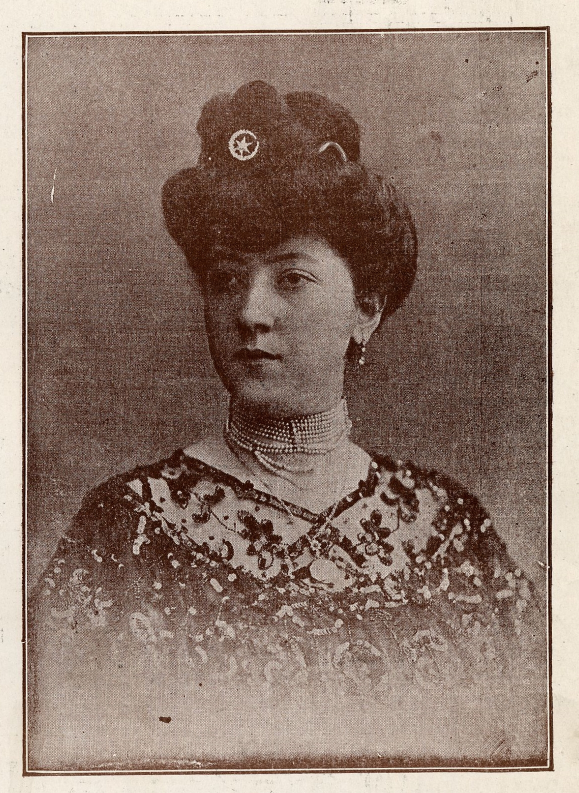
#> input picture samples/117996748.jpg, 1157 x 1586 px, given as the content of the folder ../samples/117996748.jpg, which was not available (shown at 1/2 size)
$ python damage_synth.py ../samples/117996748.jpg
#> lines starting #> are read from the running program, lines starting #| are printed output that depends on the picture; after the words box and inside, x2 and y2 are one past the last pixel; in counts of white or black regions, pixels touching at a corner belong together; pictures that were not available may be replaced by others from this repository, and a replacement may not be noted
import cv2, numpy as np, random
from math import comb
from pathlib import Path

def _bezier(pts, n=200):
    pts = np.array(pts, float); t = np.linspace(0, 1, n)[:, None]; k = len(pts) - 1
    return sum(comb(k, i) * t**i * (1 - t)**(k - i) * pts[i] for i in range(k + 1)).astype(np.int32)

def _noise(rng, h, w, sigma):
    n = cv2.GaussianBlur(rng.normal(0, 1, (h, w)).astype(np.float32), (0, 0), sigma)
    return n / (n.std() + 1e-6)

def _fill_paper(x, m, rng):
    """What shows through lost emulsion: textured paper (mostly light), sometimes a dark mount or grey card."""
    h, w = m.shape
    r = rng.random()
    base = rng.uniform(190, 250) if r < 0.7 else (rng.uniform(20, 70) if r < 0.9 else rng.uniform(110, 170))
    tex = _noise(rng, h, w, rng.uniform(0.8, 3)) * rng.uniform(3, 12) + rng.normal(0, rng.uniform(1, 5), (h, w))
    tint = np.array([rng.uniform(.85, .97), rng.uniform(.92, 1.0), 1.0])
    x[m == 1] = (base + tex[m == 1])[:, None] * tint

def scratches(x, mask, rng):
    h, w = mask.shape
    for _ in range(rng.integers(1, 5)):
        n = 2 if rng.random() < 0.6 else 3
        pts = [(rng.integers(0, w), rng.integers(0, h)) for _ in range(n)]
        th = int(rng.choice([1, 1, 2, 2, 3, 4, 5]))
        layer = np.zeros((h, w), np.uint8)
        cv2.polylines(layer, [_bezier(pts)], False, 255, th, cv2.LINE_AA)
        a = cv2.GaussianBlur(layer, (3, 3), 0).astype(np.float32) / 255 * rng.uniform(0.6, 0.95)
        val = rng.uniform(190, 245) if rng.random() < 0.7 else rng.uniform(10, 60)
        x[:] = x * (1 - a[..., None]) + val * a[..., None]
        mask[a > 0.3] = 1

# [30 lines left out: functions _ragged, tear, hole, not called in this run]

def rip(x, mask, rng):
    """A tear running ACROSS the photo: a jagged band of varying width with fibrous edges."""
    h, w = mask.shape
    if rng.random() < 0.5:
        p0, p1 = (0.0, rng.uniform(.1, .9) * h), (float(w), rng.uniform(.1, .9) * h)
    else:
        p0, p1 = (rng.uniform(.1, .9) * w, 0.0), (rng.uniform(.1, .9) * w, float(h))
    n = int(rng.integers(8, 18)); t = np.linspace(0, 1, n)
    dx, dy = p1[0] - p0[0], p1[1] - p0[1]; L = np.hypot(dx, dy) + 1e-6
    j = rng.normal(0, 0.04 * min(h, w), n)
    pts = np.stack([p0[0] + dx * t - dy / L * j, p0[1] + dy * t + dx / L * j], 1).astype(np.int32)
    line = np.zeros((h, w), np.uint8); cv2.polylines(line, [pts], False, 255, 1)
    dist = cv2.distanceTransform(255 - line, cv2.DIST_L2, 3)
    half = rng.uniform(3, 30)
    m = (dist < half * (1 + 0.4 * _noise(rng, h, w, 30)) + rng.uniform(1, 3) * _noise(rng, h, w, rng.uniform(1, 3))).astype(np.uint8)
    _fill_paper(x, m, rng); mask |= m

def craquelure(x, mask, rng):
    """A network of fine branching cracks (cracked emulsion, cracked glass plates)."""
    h, w = mask.shape
    layer = np.zeros((h, w), np.uint8)
    cx0, cy0 = rng.uniform(0, w), rng.uniform(0, h)
    for _ in range(rng.integers(3, 10)):
        x0, y0 = cx0 + rng.normal(0, w * .2), cy0 + rng.normal(0, h * .2)
        ang = rng.uniform(0, 2 * np.pi); pts = [(x0, y0)]
        for _ in range(rng.integers(5, 20)):
            ang += rng.normal(0, .5); st = rng.uniform(10, 40)
            x0 += np.cos(ang) * st; y0 += np.sin(ang) * st; pts.append((x0, y0))
            if rng.random() < .25:
                ba, bx, by = ang + rng.choice([-1, 1]) * rng.uniform(.5, 1.2), x0, y0; bp = [(bx, by)]
                for _ in range(rng.integers(2, 6)):
                    ba += rng.normal(0, .4); bs = rng.uniform(8, 25)
                    bx += np.cos(ba) * bs; by += np.sin(ba) * bs; bp.append((bx, by))
                cv2.polylines(layer, [np.array(bp, np.int32)], False, 255, int(rng.integers(1, 3)), cv2.LINE_AA)
        cv2.polylines(layer, [np.array(pts, np.int32)], False, 255, int(rng.integers(1, 4)), cv2.LINE_AA)
    a = layer.astype(np.float32) / 255 * rng.uniform(.6, 1.0)
    val = rng.uniform(200, 250) if rng.random() < .6 else rng.uniform(10, 50)
    x[:] = x * (1 - a[..., None]) + val * a[..., None]
    mask[a > 0.3] = 1

# [38 lines left out: functions flaking, foxing, crease, not called in this run]

def dust(x, mask, rng):
    h, w = mask.shape
    for _ in range(rng.integers(5, 60)):
        c = (int(rng.integers(0, w)), int(rng.integers(0, h))); r = int(rng.integers(1, 4))
        v = float(rng.uniform(220, 255) if rng.random() < 0.6 else rng.uniform(0, 35))
        cv2.circle(x, c, r, (v, v, v), -1); cv2.circle(mask, c, r, 1, -1)

def age(x, rng):
    """Global aging. NOT added to the mask: these pixels still carry information."""
    c = rng.uniform(0.55, 1.0)
    x[:] = (x - 128) * c + 128 + rng.uniform(-10, 40)
    if rng.random() < 0.6:
        x[:] = x * np.array([rng.uniform(.7, .88), rng.uniform(.9, .98), 1.0])
    x[:] = x + rng.normal(0, rng.uniform(1, 7), x.shape)

def degrade(img, rng):
    """Low-res, blurry, re-compressed copies, like scans and photos found online. Mask unchanged."""
    h, w = img.shape[:2]
    if rng.random() < 0.5:
        s = rng.uniform(0.3, 0.7)
        small = cv2.resize(img, (max(8, int(w * s)), max(8, int(h * s))), interpolation=cv2.INTER_AREA)
        img = cv2.resize(small, (w, h), interpolation=cv2.INTER_CUBIC if rng.random() < .5 else cv2.INTER_LINEAR)
    if rng.random() < 0.3:
        img = cv2.GaussianBlur(img, (0, 0), rng.uniform(0.5, 1.2))
    _, enc = cv2.imencode(".jpg", img, [cv2.IMWRITE_JPEG_QUALITY, int(rng.integers(30, 96))])
    return cv2.imdecode(enc, cv2.IMREAD_COLOR)

OPS = [(scratches, .6), (tear, .25), (hole, .3), (rip, .35), (craquelure, .3),
       (flaking, .25), (foxing, .35), (crease, .25), (dust, .5)]

def damage(img, rng=None):
    """img: HxWx3 uint8 BGR. Returns (damaged uint8 BGR, mask uint8 0/1 of lost-content pixels)."""
    rng = rng or np.random.default_rng()
    if rng.random() < 0.7:
        img = cv2.cvtColor(cv2.cvtColor(img, cv2.COLOR_BGR2GRAY), cv2.COLOR_GRAY2BGR)
    x = img.astype(np.float32); mask = np.zeros(img.shape[:2], np.uint8)
    if rng.random() > 0.08:
        for f, p in OPS:
            if rng.random() < p:
                f(x, mask, rng)
    age(x, rng)
    return degrade(np.clip(x, 0, 255).astype(np.uint8), rng), mask

if __name__ == "__main__":
    # Preview: python training/damage_synth.py [folder]  ->  data/preview/*.png  (clean | damaged | mask)
    import sys
    src = Path(sys.argv[1]) if len(sys.argv) > 1 else Path("data/clean")
    files = sorted(src.glob("*.jpg")) + sorted(src.glob("*.png")); random.shuffle(files)
    out = Path("data/preview"); out.mkdir(parents=True, exist_ok=True)
    for i, f in enumerate(files[:12]):
        img = cv2.imread(str(f))
#> img is the input picture: shape (1586, 1157, 3); mean B, G, R 110.1, 121.9, 142.9
        if img is None:
            continue
        img = cv2.resize(img, (512, int(512 * img.shape[0] / img.shape[1])))
#> img: shape (701, 512, 3)
        d, m = damage(img)
#> in damage, `img = cv2.cvtColor(cv2.cvtColor(img, cv2.COLOR_BGR2GRAY), cv2.COLOR_GR..`:
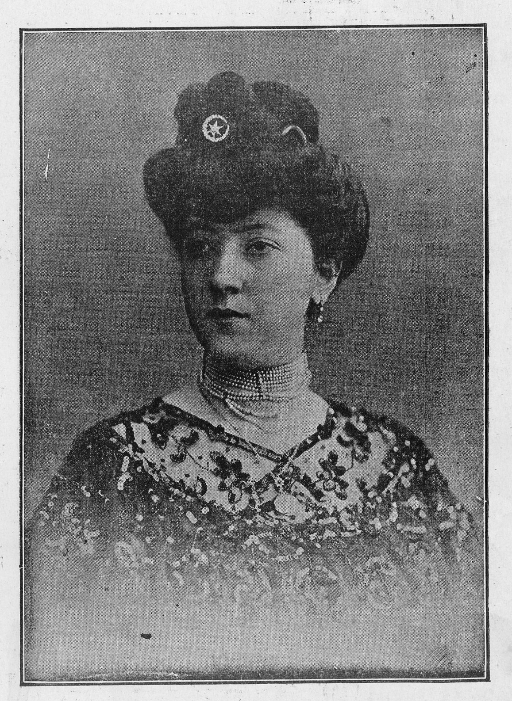
#> img: shape (701, 512, 3); min 7, max 248, mean 126.6
#> after the loop in damage, `for f, p in OPS:`:
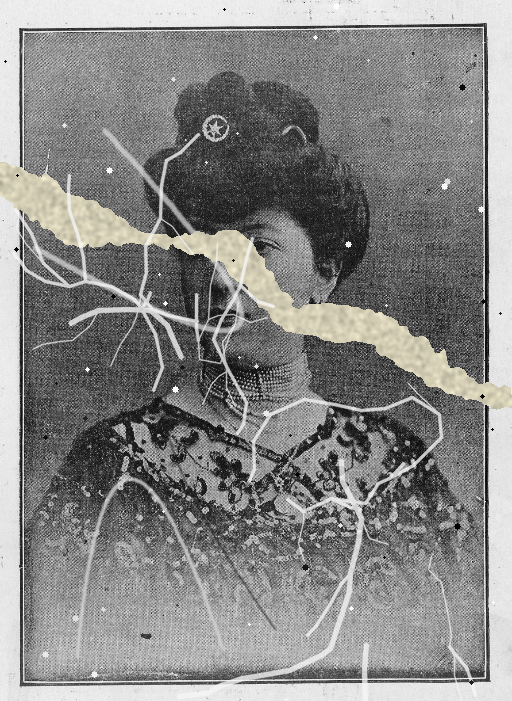
#> x: shape (701, 512, 3) float32; mean B, G, R 134.1, 135.3, 135.5
#> in degrade, `small = cv2.resize(img, (max(8, int(w * s)), max(8, int(h * s))), inte..`:
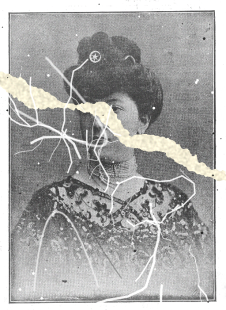
#> small: shape (310, 226, 3); mean of channels 0, 1, 2 167.5, 168.6, 168.9; drawn as B, G, R
#> in degrade, `small = cv2.resize(img, (max(8, int(w * s)), max(8, int(h * s))), inte..`:
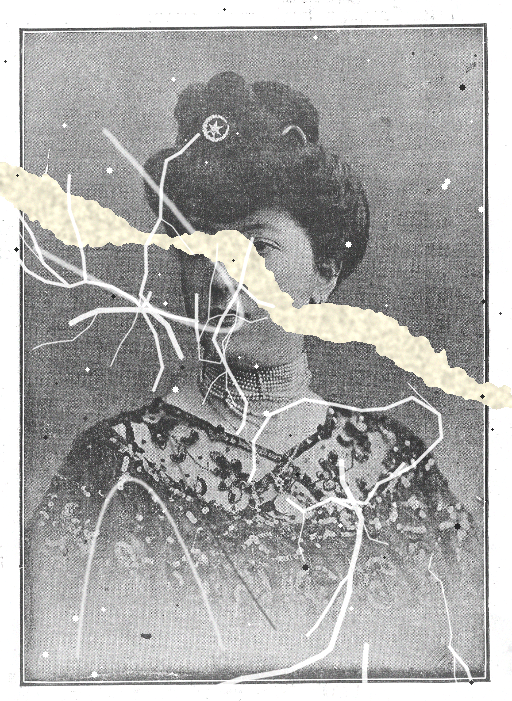
#> img: shape (701, 512, 3); mean of channels 0, 1, 2 167.5, 168.6, 168.9; drawn as B, G, R
#> in degrade, `img = cv2.resize(small, (w, h), interpolation=cv2.INTER_CUBIC if rng.r..`:
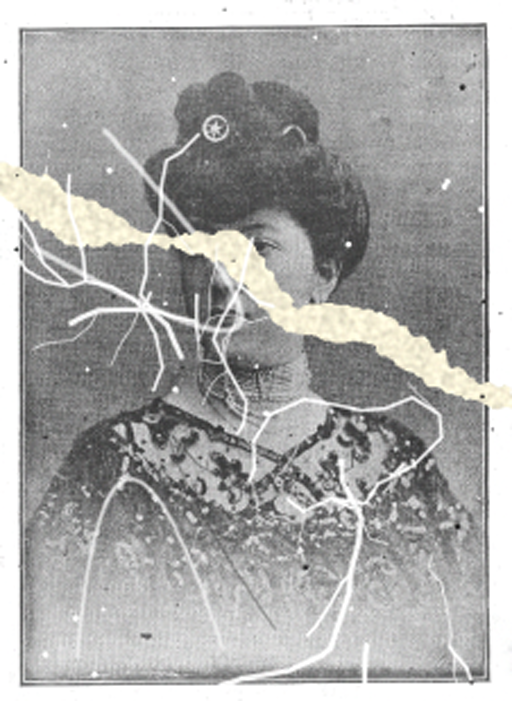
#> img: shape (701, 512, 3); mean of channels 0, 1, 2 167.4, 168.6, 168.8; drawn as B, G, R
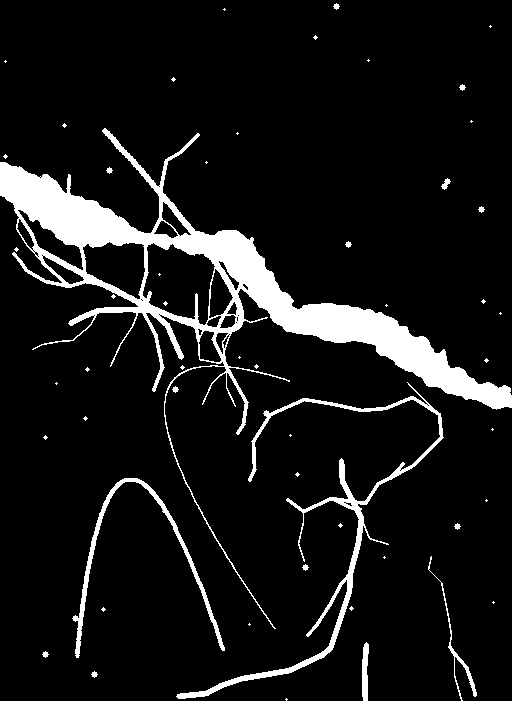
#> m: shape (701, 512); values 0 (black) and 1 (white), 9% white; 53 white regions (37 under 20 px), largest, box (x1, y1, x2, y2) and area: (0, 128, 512, 629) 24896, (176, 382, 444, 699) 4202, (72, 478, 225, 658) 1763
        cv2.imwrite(str(out / f"{i:02d}.png"), np.hstack([img, d, cv2.cvtColor(m * 255, cv2.COLOR_GRAY2BGR)]))
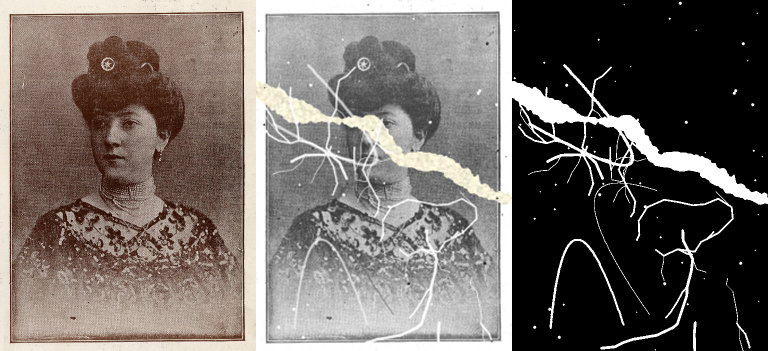
#> saved as 00.png: shape (701, 1536, 3) (shown at 1/2 size); mean B, G, R 100.1, 104.4, 111.5
    print("wrote previews to", out)

$ run again, on samples/117996750.jpg
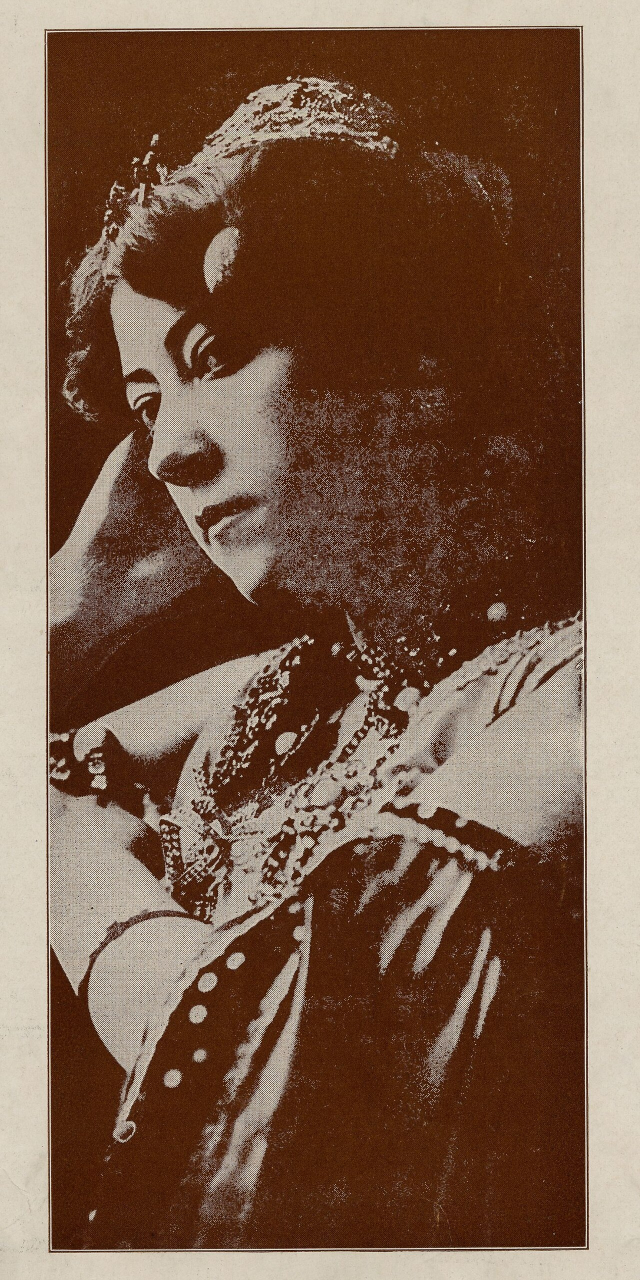
#> input picture samples/117996750.jpg, 1280 x 2560 px, given as the content of the folder ../samples/117996750.jpg, which was not available (shown at 1/2 size)
#> img is the input picture: shape (2560, 1280, 3); mean B, G, R 76.3, 95.2, 124
#> after the loop in damage, `for f, p in OPS:`:
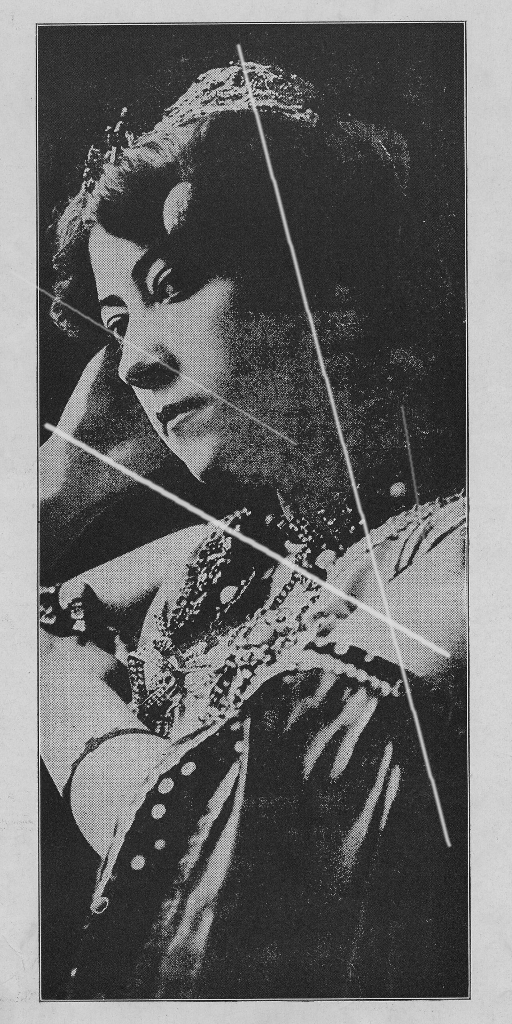
#> x: shape (1024, 512, 3) float32; min 12, max 246, mean 103
#> m: shape (1024, 512); values 0 (black) and 1 (white), 1.3% white; 3 white regions, box (x1, y1, x2, y2) and area: (44, 44, 451, 847) 6198, (11, 271, 297, 445) 603, (402, 406, 424, 542) 151
#> `cv2.imwrite(str(out / f"{i:02d}.png"), np.hstack([img, d, cv2.cvtColor..`:
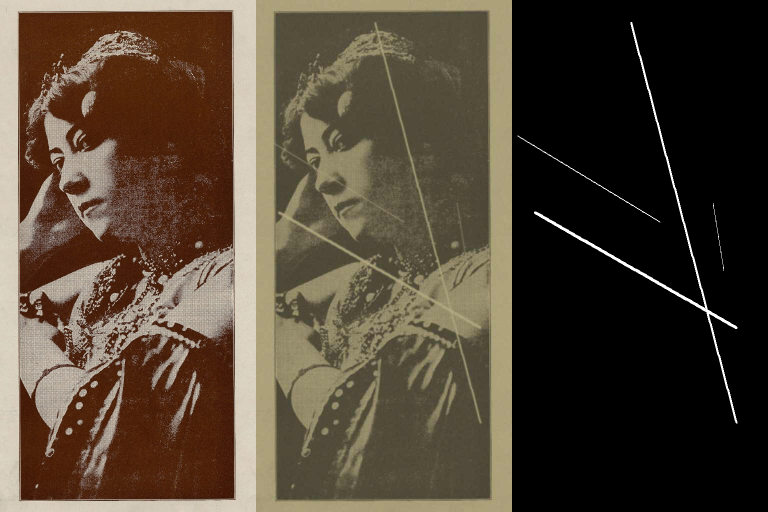
#> saved as 00.png: shape (1024, 1536, 3) (shown at 1/2 size); mean B, G, R 53.5, 68.2, 80.6

$ run again, on samples/1221739.jpg
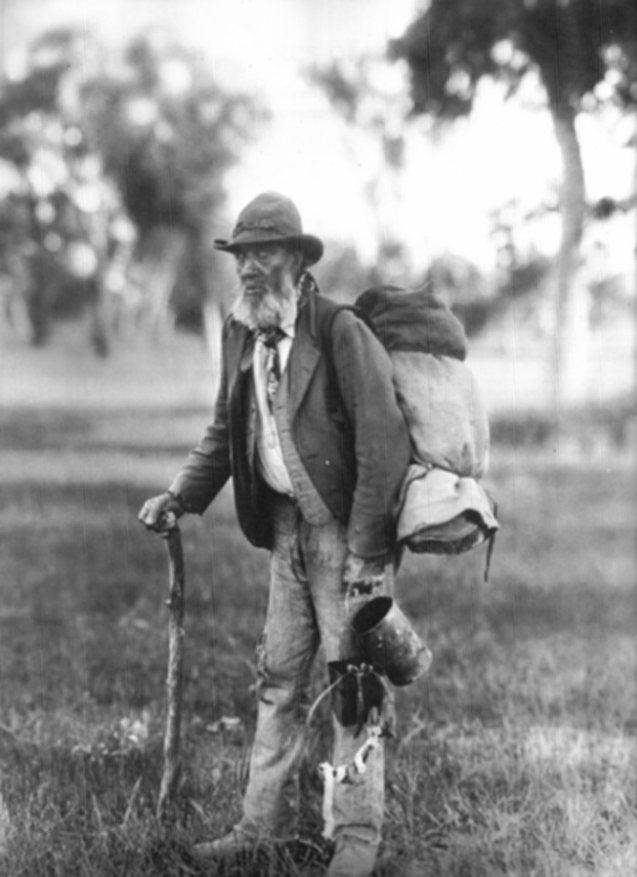
#> input picture samples/1221739.jpg, 1274 x 1753 px, given as the content of the folder ../samples/1221739.jpg, which was not available (shown at 1/2 size)
#> img is the input picture: shape (1753, 1274, 3); min 18, max 255, mean 145.8
#> `d, m = damage(img)`:
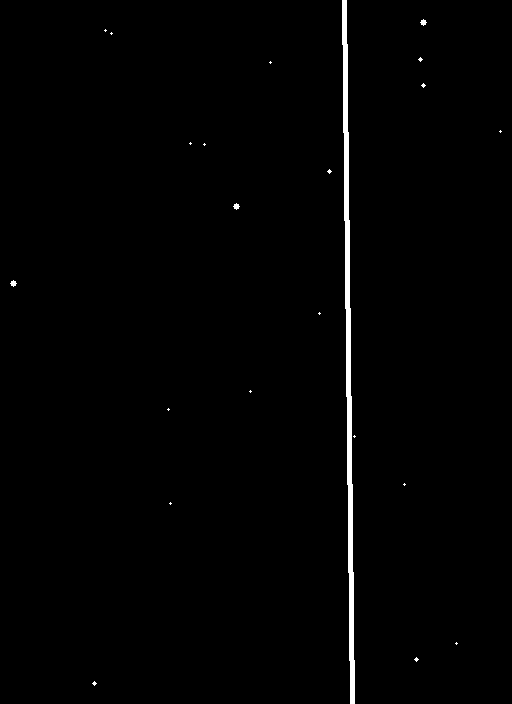
#> m: shape (704, 512); values 0 (black) and 1 (white), 1% white; 22 white regions (18 under 20 px), largest, box (x1, y1, x2, y2) and area: (342, 0, 355, 704) 3528, (420, 19, 427, 26) 29, (233, 203, 240, 210) 29, (10, 280, 17, 287) 29
#> `cv2.imwrite(str(out / f"{i:02d}.png"), np.hstack([img, d, cv2.cvtColor..`:
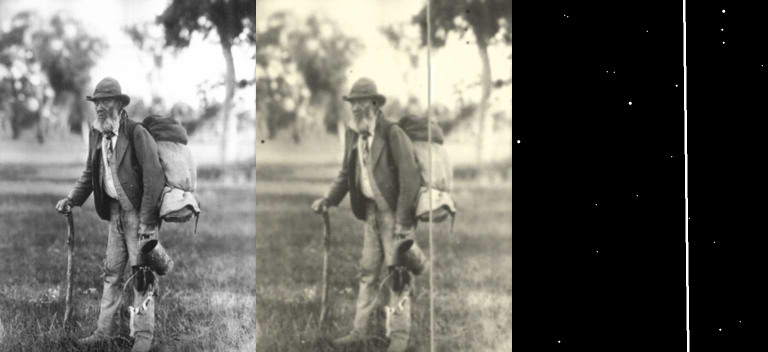
#> saved as 00.png: shape (704, 1536, 3) (shown at 1/2 size); mean B, G, R 97, 102.6, 103.8
